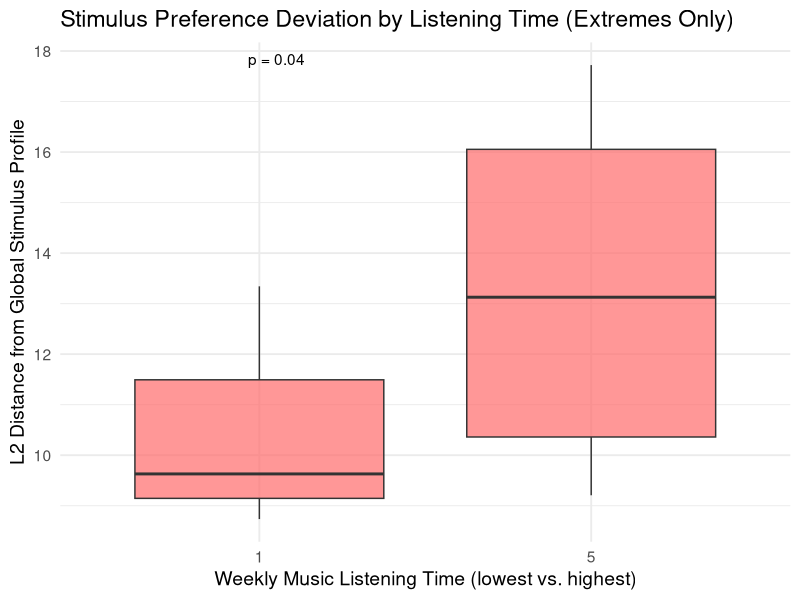

Generate this figure with R:
library(tidyverse)
library(ggpubr)

# Charger les données
df <- read.csv("full_questionnaire_data.csv")

# Sélectionner les colonnes des stims
stim_vars <- grep("^stim_", names(df), value = TRUE)

# Supprimer les lignes avec tous les stims manquants
df <- df %>%
  filter(rowSums(is.na(select(., all_of(stim_vars)))) < length(stim_vars))

# Calculer la moyenne globale pour chaque stim
global_means <- df %>%
  select(all_of(stim_vars)) %>%
  summarise(across(everything(), ~mean(., na.rm = TRUE)))

# Calculer la distance L2 pour chaque participant
df$L2_distance <- apply(df[, stim_vars], 1, function(x) {
  sqrt(sum((x - global_means)^2, na.rm = TRUE))
})

# S'assurer que la variable est factor et trier les niveaux
df$ListeningPerWeek <- factor(df$ListeningPerWeek, levels = sort(unique(df$ListeningPerWeek)))

# Garder uniquement le premier et le dernier bin
extremes_df <- df %>% filter(ListeningPerWeek %in% c(levels(ListeningPerWeek)[1], levels(ListeningPerWeek)[length(levels(ListeningPerWeek))]))

# Comparaison statistique entre les deux extrêmes
ggplot(extremes_df, aes(x = ListeningPerWeek, y = L2_distance)) +
  geom_boxplot(fill = "#FF6B6B", alpha = 0.7) +
  stat_compare_means(method = "wilcox.test", label = "p.format") +
  theme_minimal(base_size = 14) +
  labs(x = "Weekly Music Listening Time (lowest vs. highest)",
       y = "L2 Distance from Global Stimulus Profile",
       title = "Stimulus Preference Deviation by Listening Time (Extremes Only)")
